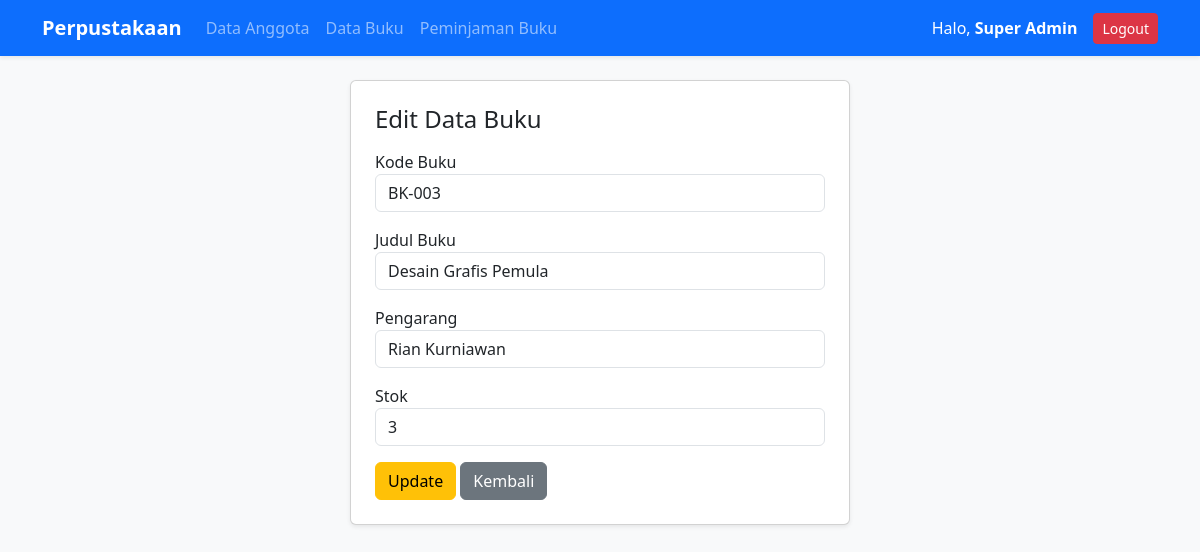
The page /buku_edit.php?id=3 (signed in) on the database its author committed.
### tables this page shows
CREATE TABLE IF NOT EXISTS `buku` (
  `id` INT AUTO_INCREMENT PRIMARY KEY,
  `kode_buku` VARCHAR(20) NOT NULL UNIQUE,
  `judul` VARCHAR(255) NOT NULL,
  `pengarang` VARCHAR(100) NOT NULL,
  `stok` INT NOT NULL DEFAULT 0,
  `is_delete` TINYINT(1) NOT NULL DEFAULT 0
);

### buku_edit.php (the view, shortened to what this page needs)
<?php
include 'koneksi.php';
include 'navbar.php';
$id = (int)$_GET['id'];
$query = mysqli_query($conn, "SELECT * FROM buku WHERE id='$id' AND is_delete=0");
$buku = mysqli_fetch_assoc($query);
?>
<div class="card p-4 shadow-sm mx-auto" style="max-width: 500px;">
    <h4 class="mb-3">Edit Data Buku</h4>
    <form method="POST">
        <div class="mb-3">
            <label>Kode Buku</label>
            <input type="text" name="kode_buku" class="form-control" value="<?= $buku['kode_buku']; ?>" required>
        </div>
        <div class="mb-3">
            <label>Judul Buku</label>
            <input type="text" name="judul" class="form-control" value="<?= $buku['judul']; ?>" required>
        </div>
        <div class="mb-3">
            <label>Pengarang</label>
            <input type="text" name="pengarang" class="form-control" value="<?= $buku['pengarang']; ?>" required>
        </div>
        <div class="mb-3">
            <label>Stok</label>
            <input type="number" name="stok" class="form-control" min="0" value="<?= $buku['stok']; ?>" required>
        </div>
        <button type="submit" name="update" class="btn btn-warning">Update</button>
        <a href="buku.php" class="btn btn-secondary">Kembali</a>
    </form>
</div>
</div>
</body>
</html>

### rows shown on the page
buku: kode_buku "BK-003", judul "Desain Grafis Pemula", pengarang "Rian Kurniawan", stok "3"

### other values the page prints
$_SESSION['user']['nama'] "Super Admin"
